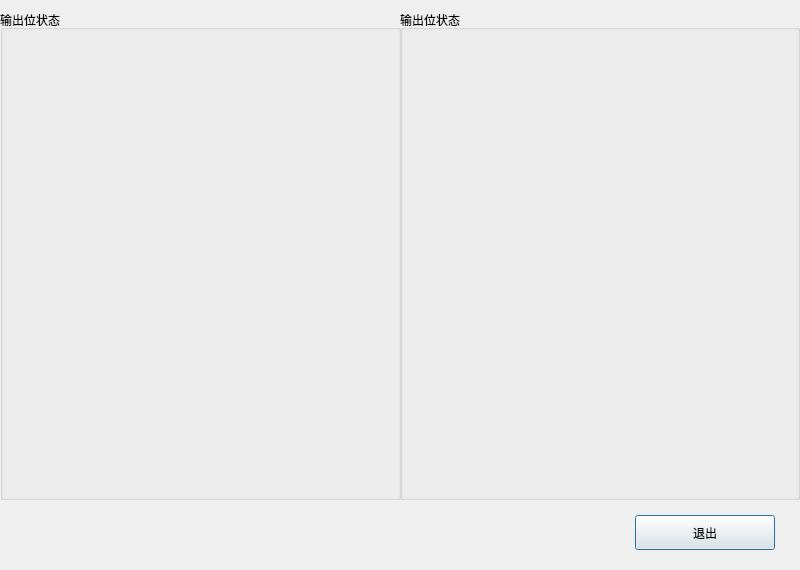
<?xml version="1.0" encoding="UTF-8"?>
<ui version="4.0">
 <class>OP_OutputDlg</class>
 <widget class="QDialog" name="OP_OutputDlg">
  <property name="geometry">
   <rect>
    <x>0</x>
    <y>0</y>
    <width>800</width>
    <height>570</height>
   </rect>
  </property>
  <property name="windowTitle">
   <string>Dialog</string>
  </property>
  <widget class="QGroupBox" name="groupBox">
   <property name="geometry">
    <rect>
     <x>0</x>
     <y>10</y>
     <width>401</width>
     <height>490</height>
    </rect>
   </property>
   <property name="title">
    <string>输出位状态</string>
   </property>
  </widget>
  <widget class="QGroupBox" name="groupBox_2">
   <property name="geometry">
    <rect>
     <x>400</x>
     <y>10</y>
     <width>400</width>
     <height>490</height>
    </rect>
   </property>
   <property name="title">
    <string>输出位状态</string>
   </property>
  </widget>
  <widget class="QPushButton" name="quitBtn">
   <property name="geometry">
    <rect>
     <x>635</x>
     <y>515</y>
     <width>140</width>
     <height>35</height>
    </rect>
   </property>
   <property name="text">
    <string>退出</string>
   </property>
  </widget>
 </widget>
 <resources/>
 <connections>
  <connection>
   <sender>quitBtn</sender>
   <signal>clicked()</signal>
   <receiver>OP_OutputDlg</receiver>
   <slot>close()</slot>
   <hints>
    <hint type="sourcelabel">
     <x>729</x>
     <y>557</y>
    </hint>
    <hint type="destinationlabel">
     <x>399</x>
     <y>299</y>
    </hint>
   </hints>
  </connection>
 </connections>
</ui>
